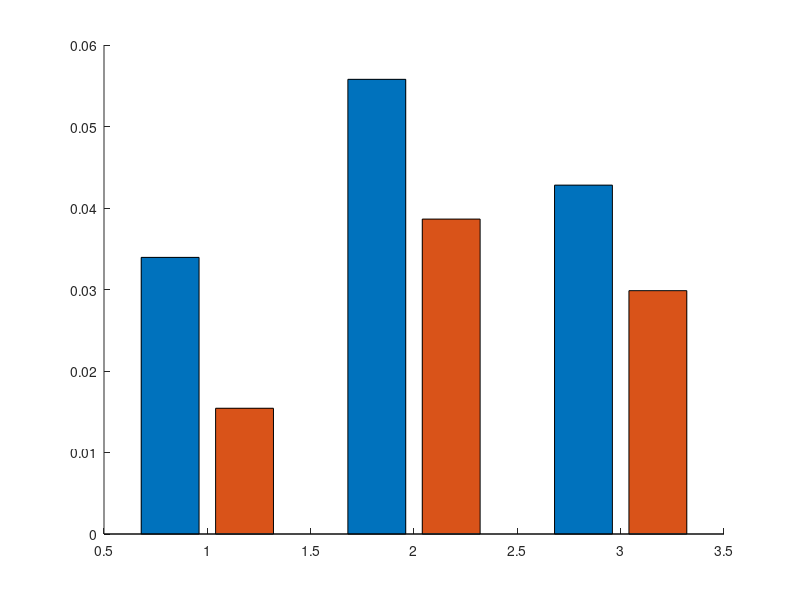

MATLAB code to generate this figure: (Note: this script raises an error after producing the figure.)
clear;
close all;

load('gp_cv_nogroup_result_bettersample.mat');
gp_mean_rmse = mean(rmse);
gp_std_rmse = std(rmse);

load('blr_cv_result.mat');
blr_mean_rmse = mean(rmse);
blr_std_rmse = std(rmse);
% 
% bar_data_mean = [blr_mean_rmse' gp_mean_rmse'];
% bar_data_std = [blr_std_rmse' gp_std_rmse'];
% b = bar(bar_data_mean);
% errorbar(1:2,bar_data_mean,bar_data_std,'.');
% 
% Labels = {'y', 'z', 'theta'};
% set(gca, 'XTick', 1:3, 'XTickLabel', Labels);

theta_scale = 10;
mean_rmse = [blr_mean_rmse;gp_mean_rmse];
std_rmse = [blr_std_rmse; gp_std_rmse];
mean_rmse(:,3) = mean_rmse(:,3)/theta_scale;
std_rmse(:,3) = std_rmse(:,3)/theta_scale; 
fig_bar = figure;
hold on;
hb = bar(1:3,mean_rmse(:,1:3)');
pause(0.1); %pause allows the figure to be created
for ib = 1:numel(hb)
    %XData property is the tick labels/group centers; XOffset is the offset
    %of each distinct group
    xData = hb(ib).XData + hb(ib).XOffset;
    errorbar(xData,mean_rmse(ib,1:3),std_rmse(ib,1:3),'k.')
end
hb(1).FaceColor = [1 0 0 ];
hb(2).FaceColor = [0.0 1 0 ];
Labels = {'y_p', 'z_p','theta'};
set(gca, 'XTick', 1:3, 'XTickLabel', Labels);
legend('Bayesian Linear Regression','Gaussian Process','Location','northwest');
title('RMSE of Forward Affordance Prediction Model');

y_lim = get(gca,'ylim');
ylabel('meter');
box off
% Create second Y axes on the right.
a2 = axes('YAxisLocation', 'Right');
% Hide second plot.
set(a2, 'color', 'none');
set(a2, 'XTick', []);
% Set scala for second Y.
set(a2, 'YLim', [y_lim(1)*theta_scale y_lim(2)*theta_scale]);
ylabel('radian');

% subplot(1,2,2);
% hold on;
% hb2 = bar(1:2',mean_rmse(:,3)',0.05);
% %hb = bar(1:3,mean_rmse');
% % For each set of bars, find the centers of the bars, and write error bars
% pause(0.1); %pause allows the figure to be created
% % for ib = 1:numel(hb2)
% %     %XData property is the tick labels/group centers; XOffset is the offset
% %     %of each distinct group
% %     xData = hb2(ib).XData + hb2(ib).XOffset;
% %     errorbar(xData,mean_rmse(ib,3),std_rmse(ib,3),'k.')
% % end
% hb2(1).FaceColor = [1 0 0 ];
% hb2(2).FaceColor = [0.0 1 0 ];
% Labels = {'theta'};
% set(gca, 'XTick', 1:1, 'XTickLabel', Labels);


